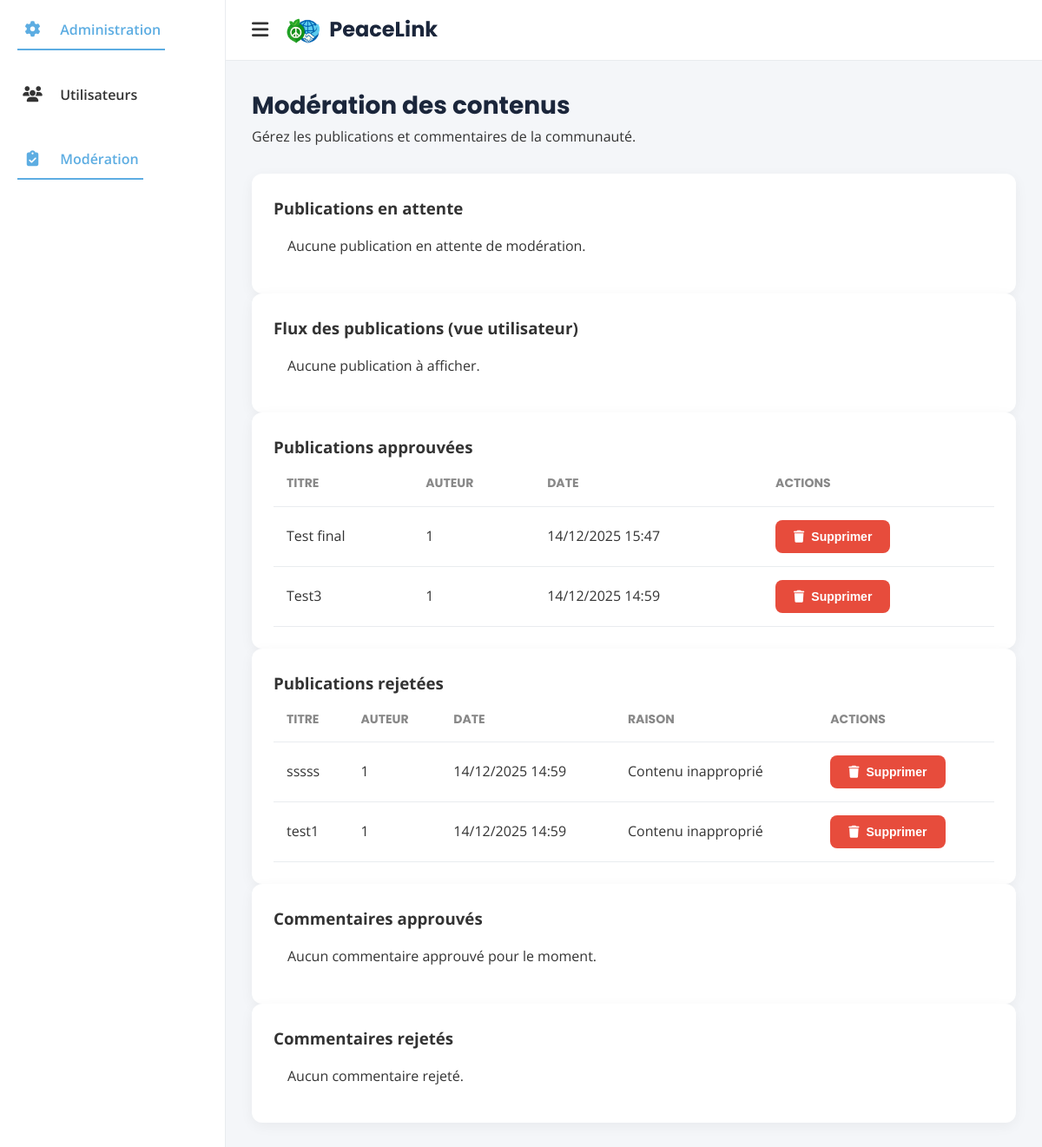
The page /Final-UA-Task/public/admin.php?controller=admin&action=moderation on the database its author committed.
### tables this page shows
CREATE TABLE `post` (
  `id_post` int(11) NOT NULL,
  `id_auteur` int(11) NOT NULL,
  `titre` varchar(255) NOT NULL,
  `contenu` text NOT NULL,
  `date_creation` datetime NOT NULL DEFAULT current_timestamp(),
  `date_mise_a_jour` datetime DEFAULT NULL ON UPDATE current_timestamp(),
  `est_publie` tinyint(1) DEFAULT 0,
  `status` enum('pending','approved','rejected') NOT NULL DEFAULT 'pending',
  `moderation_notes` text DEFAULT NULL
);

### Final-UA-Task/app/core/Controller.php (called while the page is built, shortened)
<?php
abstract class Controller
{
    protected function view(string $view, array $data = [], string $layout = 'front')
    {
        $viewFile = __DIR__ . '/../views/' . $view . '.php';
        extract($data);
        include $viewFile;
    }
}

### Final-UA-Task/app/controllers/AdminController.php (called while the page is built, shortened)
<?php
class AdminController extends Controller
{
    private Post $postModel;
    private PostComment $postCommentModel;
    public function __construct()
    {
        $this->postModel = new Post();
        $this->postCommentModel = new PostComment();
    }
    public function moderation()
    {
        $pendingPosts = $this->postModel->getPendingPosts();
        $pendingComments = $this->postCommentModel->getPendingComments();
        $approvedPosts = $this->postModel->findAll('status = ?', ['approved'], 'date_creation DESC');
        $rejectedPosts = $this->postModel->findAll('status = ?', ['rejected'], 'date_creation DESC');
        $approvedComments = $this->postCommentModel->findAll('status = ?', ['approved'], 'created_at DESC');
        $rejectedComments = $this->postCommentModel->findAll('status = ?', ['rejected'], 'created_at DESC');
        $this->view('admin/moderation', [
            'pendingPosts' => $pendingPosts,
            'pendingComments' => $pendingComments,
            'approvedPosts' => $approvedPosts,
            'rejectedPosts' => $rejectedPosts,
            'approvedComments' => $approvedComments,
            'rejectedComments' => $rejectedComments,
        ], 'back');
    }
}

### Final-UA-Task/public/admin.php (called while the page is built, shortened)
<?php
require ROOT_PATH . '/app/core/Database.php';
require ROOT_PATH . '/app/core/Model.php';
require ROOT_PATH . '/app/core/Controller.php';
spl_autoload_register(function ($class) {
    $paths = [
        ROOT_PATH . '/app/models/' . $class . '.php',
        ROOT_PATH . '/app/controllers/' . $class . '.php',
    ];
    foreach ($paths as $path) {
        if (file_exists($path)) {
            return;
        }
    }
});
$action = $_GET['action'] ?? 'index';
$controller = new $controllerName();
$controller->{$action}();

### Final-UA-Task/app/core/Database.php (called while the page is built)
<?php
class Database
{
    private static ?Database $instance = null;
    private PDO $connection;
    private function __construct()
    {
        $config = require __DIR__ . '/../../config/config.php';
        $db = $config['db'];
        $dsn = sprintf(
            'mysql:host=%s;dbname=%s;charset=%s',
            $db['host'],
            $db['name'],
            $db['charset']
        );
        $options = [
            PDO::ATTR_ERRMODE => PDO::ERRMODE_EXCEPTION,
            PDO::ATTR_DEFAULT_FETCH_MODE => PDO::FETCH_ASSOC,
            PDO::ATTR_EMULATE_PREPARES => false,
        ];
        $this->connection = new PDO($dsn, $db['user'], $db['pass'], $options);
    }
    public static function getInstance(): Database
    {
        if (!self::$instance) {
            self::$instance = new self();
        }
        return self::$instance;
    }
    public function getConnection(): PDO
    {
        return $this->connection;
    }
}

### Final-UA-Task/app/core/Model.php (called while the page is built, shortened)
<?php
abstract class Model
{
    protected PDO $db;
    protected string $table;
    public function __construct()
    {
        $this->db = Database::getInstance()->getConnection();
    }
    public function findAll(string $condition = '', array $params = [], string $orderBy = ''): array
    {
        $sql = "SELECT * FROM {$this->table}";
        if ($condition) {
            $sql .= " WHERE $condition";
        }
        if ($orderBy) {
            $sql .= ' ORDER BY ' . $orderBy;
        }
        $stmt = $this->db->prepare($sql);
        $stmt->execute($params);
        return $stmt->fetchAll();
    }
}

### Final-UA-Task/app/views/admin/moderation.php (the view, shortened to what this page needs)
<?php
$pendingPosts    = $pendingPosts ?? [];
$approvedPosts   = $approvedPosts ?? [];
$rejectedPosts   = $rejectedPosts ?? [];
$approvedComments = $approvedComments ?? [];
$rejectedComments = $rejectedComments ?? [];
$allPosts = $allPosts ?? [];
?>
<section class="page-header">
    <div>
        <h1>Modération des contenus</h1>
        <p class="page-subtitre">Gérez les publications et commentaires de la communauté.</p>
    </div>
</section>
<div class="table-card">
    <h3>Publications en attente</h3>
    <?php if (empty($pendingPosts)): ?>
        <p style="padding: 16px;">Aucune publication en attente de modération.</p>
    <?php endif; ?>
</div>
<div class="table-card">
    <h3>Flux des publications (vue utilisateur)</h3>
    <?php if (empty($allPosts)): ?>
        <p style="padding: 16px;">Aucune publication à afficher.</p>
    <?php endif; ?>
</div>
<div class="table-card">
    <h3>Publications approuvées</h3>
    <?php if (empty($approvedPosts)): ?>
        <p style="padding: 16px;">Aucune publication approuvée pour le moment.</p>
    <?php else: ?>
        <table class="data-table">
            <thead>
                <tr>
                    <th>Titre</th>
                    <th>Auteur</th>
                    <th>Date</th>
                    <th>Actions</th>
                </tr>
            </thead>
            <tbody>
                <?php foreach ($approvedPosts as $post): ?>
                    <tr>
                        <td><?= htmlspecialchars($post['titre'] ?? 'Sans titre') ?></td>
                        <td><?= htmlspecialchars($post['nom_complet'] ?? $post['id_auteur']) ?></td>
                        <td><?= date('d/m/Y H:i', strtotime($post['date_creation'])) ?></td>
                        <td class="action-buttons">
                            <form method="post" action="?controller=admin&action=deletePost" style="display:inline-block;" onsubmit="return confirm('Êtes-vous sûr de vouloir supprimer cette publication ? L\'auteur en sera notifié.');">
                                <button type="submit" class="btn btn-danger btn-sm">
                                    <i class="fa fa-trash"></i> Supprimer
                                </button>
                            </form>
                        </td>
                    </tr>
                <?php endforeach; ?>
            </tbody>
        </table>
    <?php endif; ?>
</div>
<div class="table-card">
    <h3>Publications rejetées</h3>
    <?php if (empty($rejectedPosts)): ?>
        <p style="padding: 16px;">Aucune publication rejetée.</p>
    <?php else: ?>
        <table class="data-table">
            <thead>
                <tr>
                    <th>Titre</th>
                    <th>Auteur</th>
                    <th>Date</th>
                    <th>Raison</th>
                    <th>Actions</th>
                </tr>
            </thead>
            <tbody>
                <?php foreach ($rejectedPosts as $post): ?>
                    <tr>
                        <td><?= htmlspecialchars($post['titre'] ?? 'Sans titre') ?></td>
                        <td><?= htmlspecialchars($post['nom_complet'] ?? $post['id_auteur']) ?></td>
                        <td><?= date('d/m/Y H:i', strtotime($post['date_creation'])) ?></td>
                        <td><?= htmlspecialchars($post['moderation_notes'] ?? '-') ?></td>
                        <td class="action-buttons">
                            <form method="post" action="?controller=admin&action=deletePost" style="display:inline-block;" onsubmit="return confirm('Êtes-vous sûr de vouloir supprimer définitivement cette publication ?');">
                                <button type="submit" class="btn btn-danger btn-sm">
                                    <i class="fa fa-trash"></i> Supprimer
                                </button>
                            </form>
                        </td>
                    </tr>
                <?php endforeach; ?>
            </tbody>
        </table>
    <?php endif; ?>
</div>
<div class="table-card">
    <h3>Commentaires approuvés</h3>
    <?php if (empty($approvedComments)): ?>
        <p style="padding: 16px;">Aucun commentaire approuvé pour le moment.</p>
    <?php endif; ?>
</div>
<div class="table-card">
    <h3>Commentaires rejetés</h3>
    <?php if (empty($rejectedComments)): ?>
        <p style="padding: 16px;">Aucun commentaire rejeté.</p>
    <?php endif; ?>
</div>

### Final-UA-Task/public/assets/css/backoffice.css (style rules this page uses)
:root { --bleu-pastel: #5DADE2; --vert-doux: #7BD389; --orange-chaud: #F4A261; --blanc-pur: #FFFFFF; --gris-clair: #f4f6f9; --gris-moyen: #e9ecef; --gris-fonce: #333333; --bleu-nuit: #1B263B; --rouge-alerte: #E74C3C; --violet-admin: #8E44AD; --font-titre: 'Poppins', sans-serif; --font-texte: 'Open Sans', sans-serif; --sidebar-width: 260px; --sidebar-width-collapsed: 80px; --topbar-height: 70px; --border-radius: 12px; --card-shadow: 0 4px 15px rgba(0, 0, 0, 0.05); --transition-speed: 0.3s ease; }
*, *::before, *::after { box-sizing: border-box; margin: 0; padding: 0; }
html { scroll-behavior: smooth; }
body { font-family: var(--font-texte); background-color: var(--gris-clair); color: var(--gris-fonce); font-size: 16px; line-height: 1.6; }
.page-header { display: flex; flex-wrap: wrap; justify-content: space-between; align-items: center; gap: 15px; margin-bottom: 30px; }
.page-header h1 { font-family: var(--font-titre); font-size: 28px; color: var(--bleu-nuit); }
.btn, .btn-primary { padding: 10px 20px; border-radius: 8px; border: 1px solid transparent; cursor: pointer; font-weight: 600; font-size: 14px; display: inline-flex; align-items: center; gap: 8px; transition: all 0.2s; }
.btn-danger { background-color: var(--rouge-alerte); color: var(--blanc-pur); }
.stat-card, .chart-card, .table-card, .profile-card { background-color: var(--blanc-pur); padding: 25px; border-radius: var(--border-radius); box-shadow: var(--card-shadow); }
.data-table { width: 100%; border-collapse: collapse; }
.data-table th, .data-table td { padding: 15px; text-align: left; border-bottom: 1px solid var(--gris-moyen); vertical-align: middle; }
.data-table th { font-family: var(--font-titre); font-size: 14px; color: #888; text-transform: uppercase; white-space: nowrap; }

### rows shown on the page
post: titre "Test final", id_auteur "1", date_creation "14/12/2025 15:47"
post: titre "Test3", id_auteur "1", date_creation "14/12/2025 14:59"
post: titre "sssss", id_auteur "1", date_creation "14/12/2025 14:59", moderation_notes "Contenu inapproprié"
post: titre "test1", id_auteur "1", date_creation "14/12/2025 14:59", moderation_notes "Contenu inapproprié"
